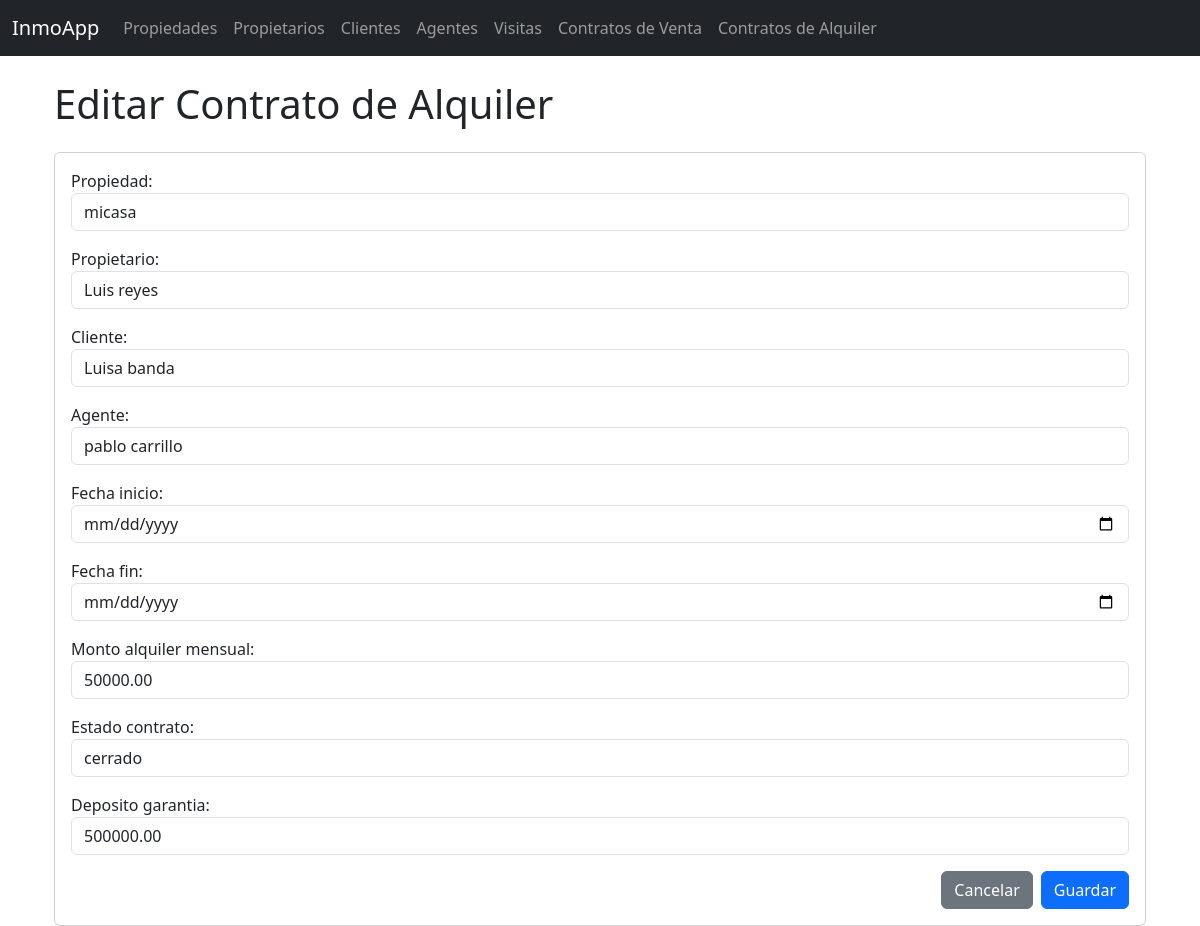
The app's page /contratos_alquiler/2/editar/ with its own data.
### inmobiliaria/models.py (models this page shows, shortened)
class Contrato_Alquiler(models.Model):
    propiedad = models.OneToOneField(Propiedad, on_delete=models.CASCADE, related_name="contrato_alquiler")
    propietario = models.ForeignKey(Propietario, on_delete=models.CASCADE, related_name="contratos_alquiler")
    cliente = models.ForeignKey(Cliente_Inmobiliaria, on_delete=models.CASCADE, related_name="contratos_alquiler")
    agente = models.ForeignKey(Agente_Inmobiliario, on_delete=models.CASCADE, related_name="contratos_alquiler")
    fecha_inicio = models.DateField()
    fecha_fin = models.DateField()
    monto_alquiler_mensual = models.DecimalField(max_digits=10, decimal_places=2)
    estado_contrato = models.CharField(max_length=50)
    deposito_garantia = models.DecimalField(max_digits=10, decimal_places=2)

### inmobiliaria/views.py (the view)
# urls.py: path("contratos_alquiler/<int:pk>/editar/", views.Contrato_AlquilerUpdateView.as_view(), name="contrato_alquiler_update"),
class Contrato_AlquilerUpdateView(UpdateView):
    model = Contrato_Alquiler
    form_class = Contrato_AlquilerForm
    template_name = "inmobiliaria/contrato_alquiler_form.html"
    success_url = reverse_lazy("inmobiliaria:contrato_alquiler_list")

### inmobiliaria/forms.py
class Contrato_AlquilerForm(forms.ModelForm):
    class Meta:
        model = Contrato_Alquiler
        fields = '__all__'
        widgets = {
            'propiedad': forms.Select(attrs={'class': 'form-control'}),
            'propietario': forms.Select(attrs={'class': 'form-control'}),
            'cliente': forms.Select(attrs={'class': 'form-control'}),
            'agente': forms.Select(attrs={'class': 'form-control'}),
            'fecha_inicio': forms.DateInput(attrs={'class': 'form-control', 'type': 'date'}),
            'fecha_fin': forms.DateInput(attrs={'class': 'form-control', 'type': 'date'}),
            'monto_alquiler_mensual': forms.NumberInput(attrs={'class': 'form-control'}),
            'estado_contrato': forms.TextInput(attrs={'class': 'form-control'}),
            'deposito_garantia': forms.NumberInput(attrs={'class': 'form-control'}),
        }

### inmobiliaria/models.py (called while the page is built)
    def __str__(self):
        return f"{self.nombre} {self.apellido}"

    def __str__(self):
        return f"{self.nombre} {self.apellido}"

    def __str__(self):
        return f"{self.nombre} {self.apellido}"

    def __str__(self):
        return self.direccion

### inmobiliaria/templates/inmobiliaria/contrato_alquiler_form.html (shortened to what this page needs)
{% extends "inmobiliaria/base.html" %}
{% block content %}
<div class="container mt-4">
    <h1 class="mb-4">{% if form.instance.pk %}Editar{% else %}Nuevo{% endif %} Contrato de Alquiler</h1>
    <div class="card">
        <div class="card-body">
            <form method="post">
                {{ form.as_p }}
                <div class="d-flex justify-content-end">
                    <a href="{% url 'inmobiliaria:contrato_alquiler_list' %}" class="btn btn-secondary me-2">Cancelar</a>
                    <button type="submit" class="btn btn-primary">Guardar</button>
                </div>
            </form>
        </div>
    </div>
</div>
{% endblock %}

### records on screen
Contrato_Alquiler: propiedad "micasa", propietario "Luis reyes", cliente "Luisa banda", agente "pablo carrillo", monto_alquiler_mensual "50000.00", estado_contrato "cerrado", deposito_garantia "500000.00"
